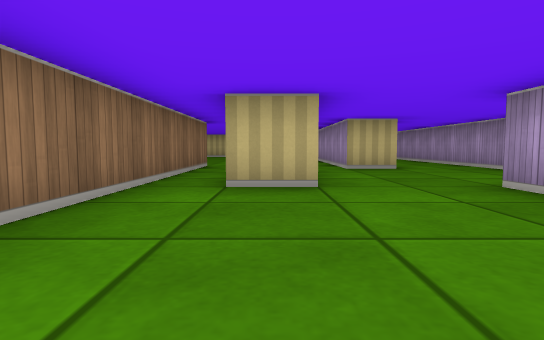
[1] (above)

16 first-person views from a walk through a cub3D maze. The camera is about half as high as the walls, tilts 4° down and sees 80° across. The floor is counted in squares. Each view is taken from the middle of a square. On the plan, view 1 faces up. The plan holds only what a view shows up to about 9 squares ahead; the rest is blank.

[2]
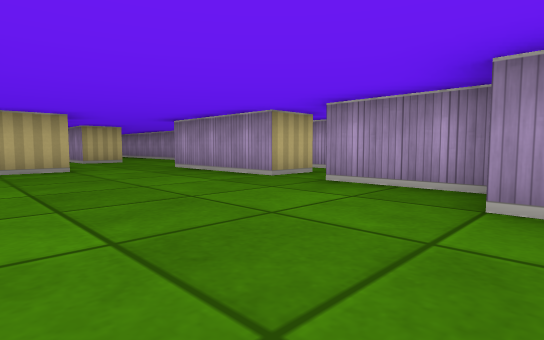

[3]
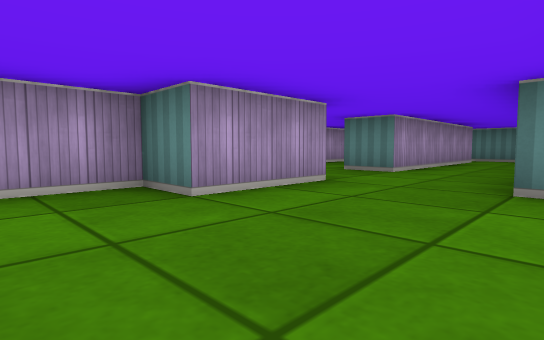

[4]
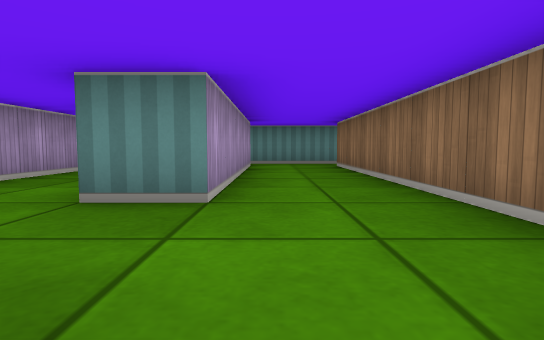

[5]
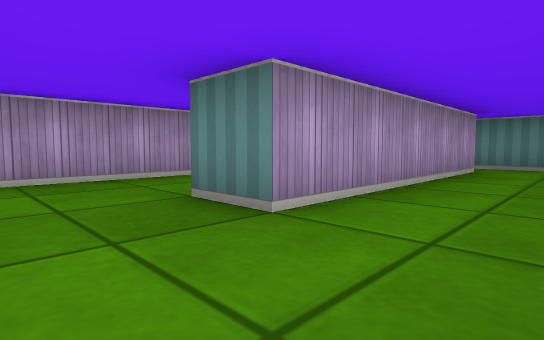

[6]
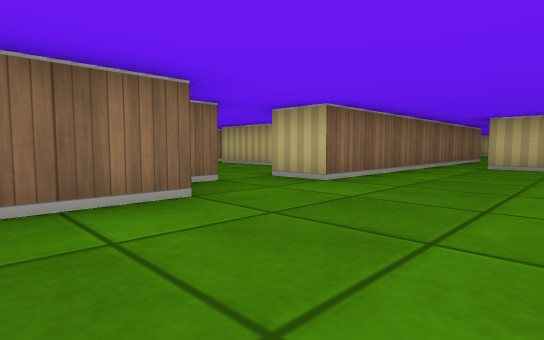

[7]
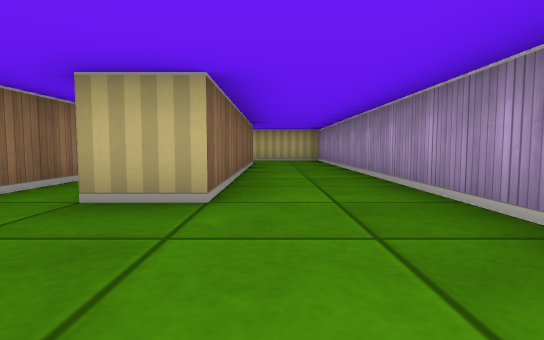

[8]
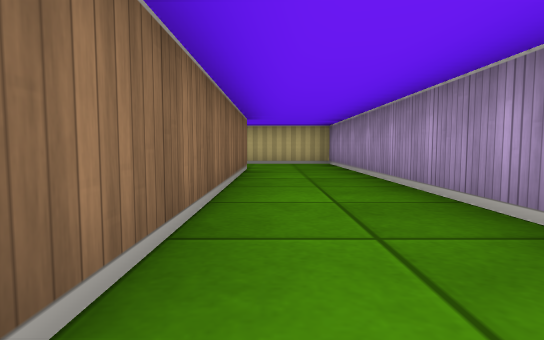

[9]
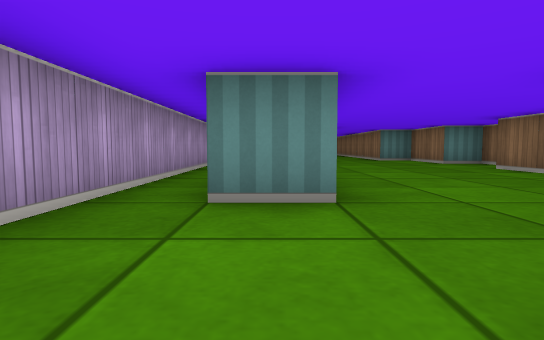

[10]
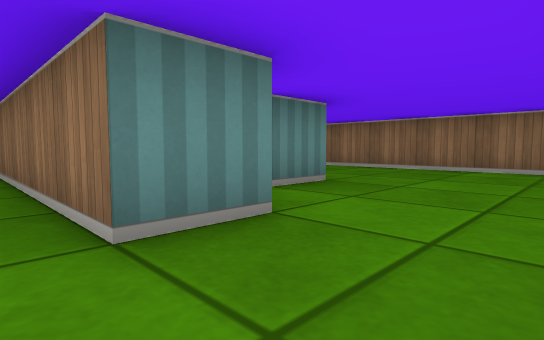

[11]
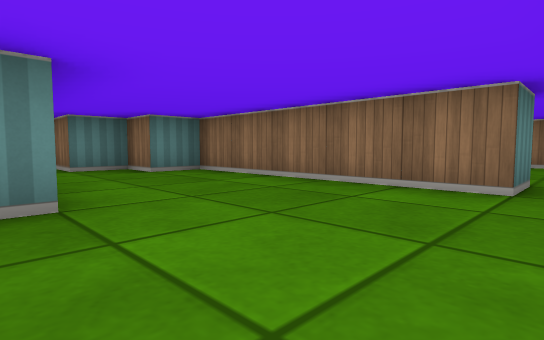

[12]
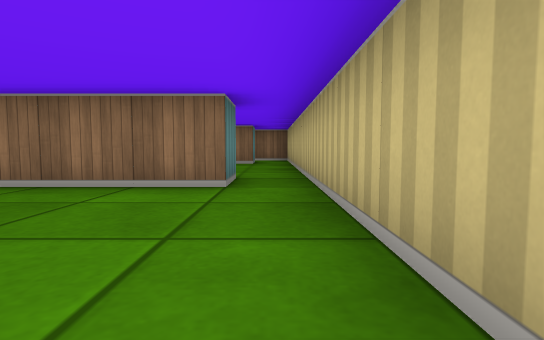

[13]
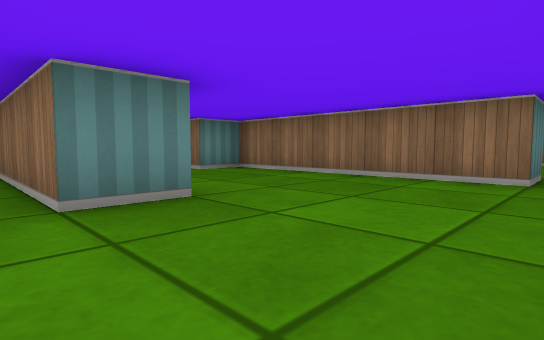

[14]
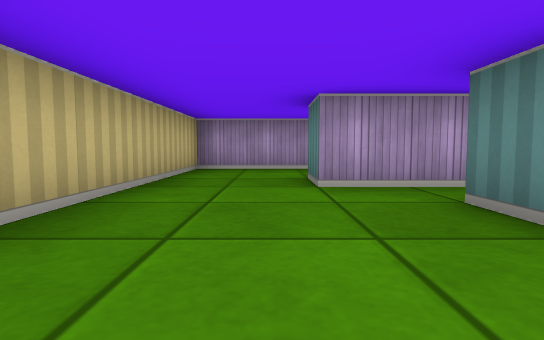

[15]
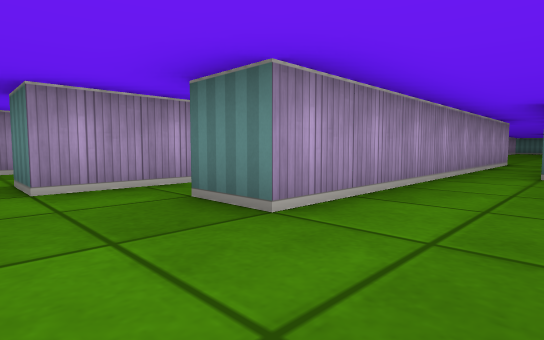

[16]
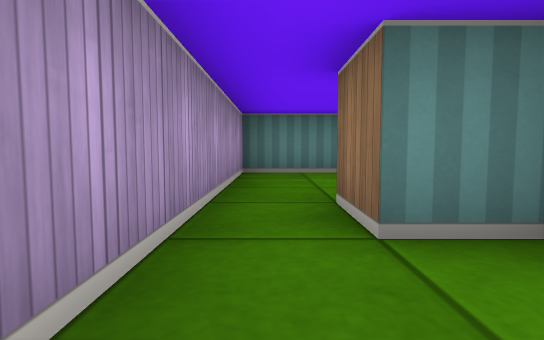

### Floor plan
Ten units are one square. View 1 is at (0, 0); x grows to the right and y downward. Boxes are objects, and circles mark ways between rooms. Rooms are numbered by the first view taken in them; rooms with no view inside come last. Other rooms are left out.
<svg viewBox="-51 -150 101 280">
<path fill="none" stroke="#000" d="M35 -5 25 -5 25 -35 35 -35M6 -35 -5 -35M45 15 45 -42M-15 -35 -15 5 -25 5M-25 15 -25 25 -15 25 -15 39M45 -58 45 -145 15 -145M15 46 15 25 25 25 25 5M-5 58 -5 115M15 -125 25 -125 25 -65 15 -65M15 115 15 65M-8 125 16 125M15 -109 15 -125M15 -145 -45 -145M-46 -135 -35 -135 -35 -85 -25 -85 -25 -75 -15 -75 -15 -35M15 -65 15 -91M-5 -35 -5 -115 5 -115 5 -69M26 85 35 85 35 95M15 65 25 65M45 96 45 54M16 125 45 125 45 96"/>
<circle cx="0" cy="-45" r="3" fill="#2a7"/>
<circle cx="20" cy="-135" r="3" fill="#2a7"/>
<circle cx="20" cy="55" r="3" fill="#2a7"/>
<circle cx="40" cy="50" r="3" fill="#2a7"/>
<circle cx="20" cy="120" r="3" fill="#2a7"/>
<circle cx="40" cy="90" r="3" fill="#2a7"/>
<text x="20" y="-10">1</text>
<text x="-10" y="-110">2</text>
<text x="30" y="70">3</text>
<text x="30" y="110">4</text>
</svg>
Room 1 opens to room 2. Room 1 opens to room 3. Room 1 opens to room 4. Room 3 opens to room 4.

Where each view was taken, in squares from view 1:
view 1: 0 up, 0 right, facing up
view 2: 3 down, 1 left, facing up-right
view 3: 1 down, 1 left, facing down-right
view 4: 4 down, 1 right, facing down
view 5: 5 down, 0 right, facing down-right
view 6: 4 down, 1 right, facing up-left
view 7: 4 up, 3 right, facing up
view 8: 6 up, 3 right, facing up
view 9: 6 up, 3 right, facing down
view 10: 14 up, 3 right, facing down-left
view 11: 14 up, 0 right, facing down-left
view 12: 14 up, 0 right, facing left
view 13: 14 up, 1 right, facing down-left
view 14: 13 up, 2 left, facing right
view 15: 13 up, 2 left, facing down-right
view 16: 7 down, 4 right, facing down
